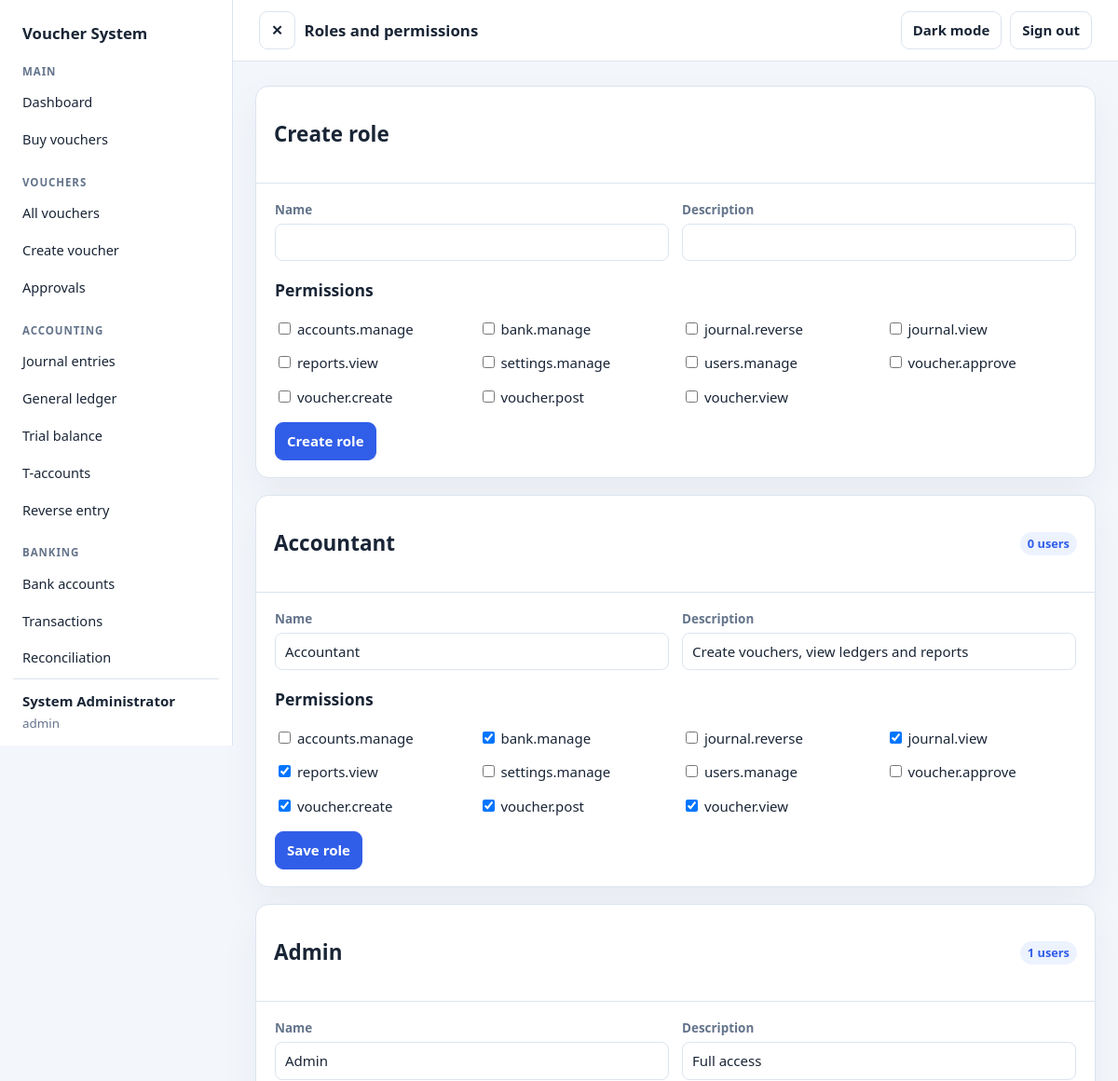
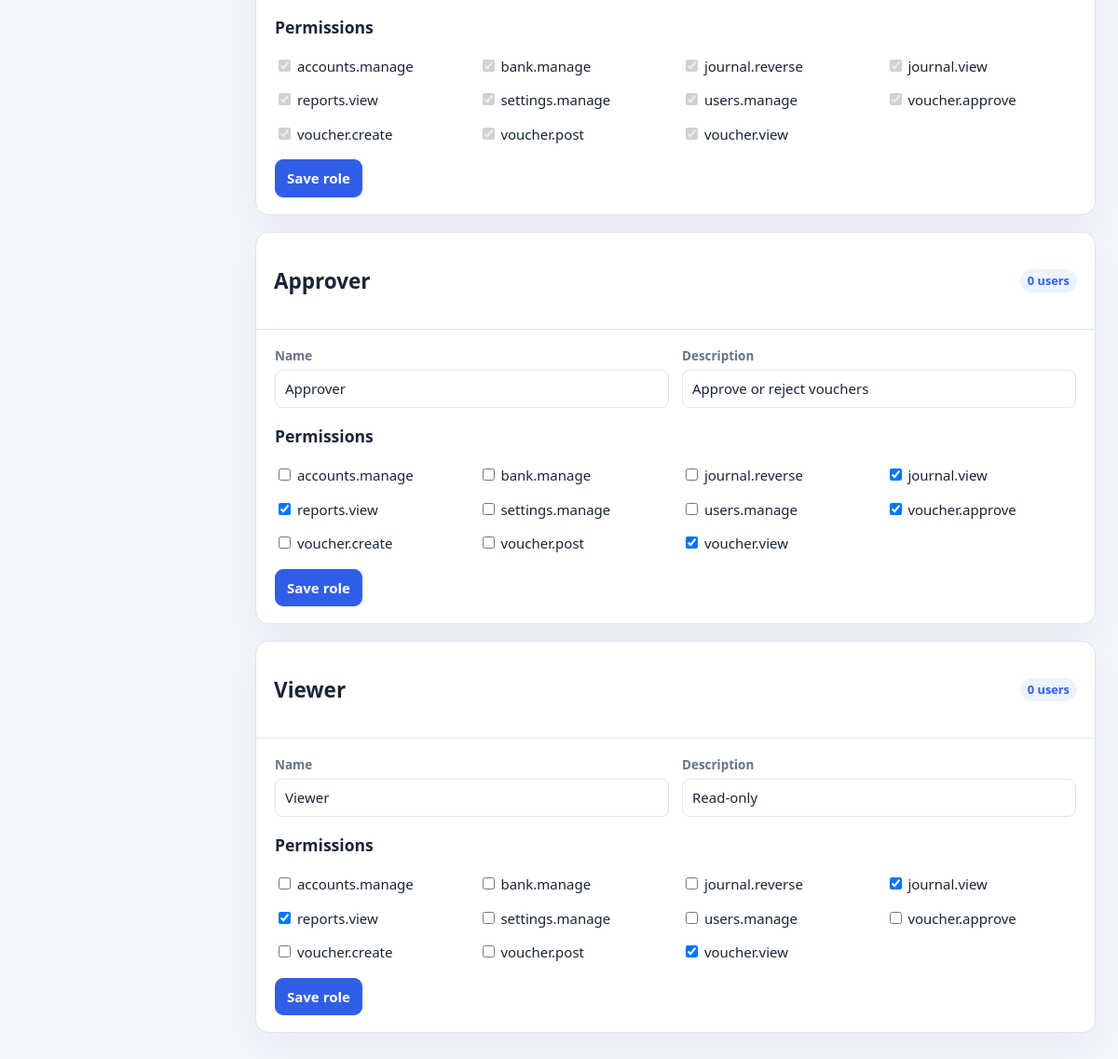
Screenshot of /admin/users/roles.php (signed in) with the database file from the repository (2 pictures, top to bottom).
### tables this page shows
CREATE TABLE users (
  id INT UNSIGNED AUTO_INCREMENT PRIMARY KEY,
  role_id INT UNSIGNED NOT NULL,
  username VARCHAR(50) NOT NULL UNIQUE,
  full_name VARCHAR(100) NOT NULL,
  email VARCHAR(120) NULL,
  password_hash VARCHAR(255) NOT NULL,
  is_active TINYINT(1) NOT NULL DEFAULT 1,
  last_login DATETIME NULL,
  created_at TIMESTAMP NOT NULL DEFAULT CURRENT_TIMESTAMP,
  FOREIGN KEY (role_id) REFERENCES roles(id)
);

CREATE TABLE permissions (
  id INT UNSIGNED AUTO_INCREMENT PRIMARY KEY,
  code VARCHAR(60) NOT NULL UNIQUE,
  description VARCHAR(255) NULL
);

CREATE TABLE roles (
  id INT UNSIGNED AUTO_INCREMENT PRIMARY KEY,
  name VARCHAR(50) NOT NULL UNIQUE,
  description VARCHAR(255) NULL
);

### config/functions.php (called while the page is built, shortened)
<?php
require_once __DIR__ . '/database.php';
function app_base_path(): string
{
    $scriptName = $_SERVER['SCRIPT_NAME'] ?? '';
    $scriptPath = parse_url(str_replace('\\', '/', $scriptName), PHP_URL_PATH);
    $lastSlash = strrpos($scriptPath, '/');
    $directory = $lastSlash === false ? '' : substr($scriptPath, 0, $lastSlash);
    $segments = explode('/', trim($directory, '/'));
    $baseSegments = [];
    return $baseSegments ? '/' . implode('/', $baseSegments) : '';
}
function app_url(string $path = ''): string
{
    $basePath = app_base_path();
    $path = ltrim($path, '/');
    return $basePath . '/' . $path;
}
function e($value): string
{
    return htmlspecialchars((string) $value, ENT_QUOTES | ENT_SUBSTITUTE, 'UTF-8');
}

### config/database.php (called while the page is built, shortened)
<?php
function db(): PDO
{
    static $connection = null;
    if ($connection instanceof PDO) {
        return $connection;
    }
    $host = (string) app_config_value('DB_HOST', '127.0.0.1');
    $database = (string) app_config_value('DB_NAME', 'voucher_system_app');
    $portValue = app_config_value('DB_PORT');
    $port = $portValue === false || $portValue === null || $portValue === ''
        ? 3306
        : filter_var($portValue, FILTER_VALIDATE_INT, ['options' => ['min_range' => 1, 'max_range' => 65535]]);
    $usernameValue = app_config_value('DB_USER');
    $passwordValue = app_config_value('DB_PASS');
    $username = is_string($usernameValue) ? $usernameValue : '';
    $password = is_string($passwordValue) ? $passwordValue : '';
    if ($username === false || $username === '') {
        if ($host === '127.0.0.1' || $host === 'localhost') {
            $username = 'root';
        } else {
            throw new RuntimeException('The DB_USER environment variable is required for remote database hosts.');
        }
    }
    $dsn = sprintf('mysql:host=%s;port=%d;dbname=%s;charset=utf8mb4', $host, $port, $database);
    $options = [
        PDO::ATTR_ERRMODE => PDO::ERRMODE_EXCEPTION,
        PDO::ATTR_DEFAULT_FETCH_MODE => PDO::FETCH_ASSOC,
        PDO::ATTR_EMULATE_PREPARES => false,
    ];
    $connection = new PDO($dsn, $username, $password === false ? '' : $password, $options);
    return $connection;
}

### admin/users/roles.php (the view, shortened to what this page needs)
<?php
$connection = db();
$permissions = $connection->query('SELECT id, code, description FROM permissions ORDER BY code')->fetchAll();
$roles = $connection->query(
    'SELECT r.id, r.name, r.description, COUNT(DISTINCT u.id) AS user_count
     FROM roles r
     LEFT JOIN users u ON u.role_id = r.id
     GROUP BY r.id, r.name, r.description
     ORDER BY r.name'
)->fetchAll();
$rolePermissions = [];
$rolePermissionStatement = $connection->query(
    'SELECT rp.role_id, rp.permission_id
     FROM role_permissions rp
     ORDER BY rp.role_id, rp.permission_id'
);
foreach ($rolePermissionStatement->fetchAll() as $row) {
    $rolePermissions[(int) $row['role_id']][] = (int) $row['permission_id'];
}
require __DIR__ . '/../../includes/header.php';
require __DIR__ . '/../../includes/sidebar.php';
require __DIR__ . '/../../includes/navbar.php';
?>
<section class="app-card">
    <div class="app-card-header"><h2>Create role</h2></div>
    <div class="app-card-body">
        <form method="post">
            <div class="app-form">
                <div><label for="new-name">Name</label><input id="new-name" name="name" maxlength="50" required></div>
                <div><label for="new-description">Description</label><input id="new-description" name="description" maxlength="255"></div>
            </div>
            <h3>Permissions</h3>
            <div class="app-grid"><?php foreach ($permissions as $permission): ?><label><input type="checkbox" name="permission_ids[]" value="<?= (int) $permission['id'] ?>"> <?= e($permission['code']) ?></label><?php endforeach; ?></div>
            <div class="app-actions"><button class="app-button app-button-primary" type="submit">Create role</button></div>
        </form>
    </div>
</section>
<?php foreach ($roles as $role): ?>
    <section class="app-card">
        <div class="app-card-header"><h2><?= e($role['name']) ?></h2><span class="app-badge"><?= (int) $role['user_count'] ?> users</span></div>
        <div class="app-card-body">
            <form method="post">
                <div class="app-form">
                    <div><label for="role-name-<?= (int) $role['id'] ?>">Name</label><input id="role-name-<?= (int) $role['id'] ?>" name="name" maxlength="50" value="<?= e($role['name']) ?>" required></div>
                    <div><label for="role-description-<?= (int) $role['id'] ?>">Description</label><input id="role-description-<?= (int) $role['id'] ?>" name="description" maxlength="255" value="<?= e($role['description'] ?? '') ?>"></div>
                </div>
                <h3>Permissions</h3>
                <div class="app-grid">
                    <?php foreach ($permissions as $permission): ?>
                        <?php $checked = in_array((int) $permission['id'], $rolePermissions[(int) $role['id']] ?? [], true); ?>
                        <label title="<?= e($permission['description'] ?? '') ?>">
                            <input type="checkbox" name="permission_ids[]" value="<?= (int) $permission['id'] ?>" <?= $checked ? 'checked' : '' ?>
                                <?= $role['name'] === 'Admin' ? 'disabled' : '' ?>>
                            <?= e($permission['code']) ?>
                        </label>
                    <?php endforeach; ?>
                </div>
                <div class="app-actions"><button class="app-button app-button-primary" type="submit">Save role</button></div>
            </form>
        </div>
    </section>
<?php endforeach; ?>
<?php require __DIR__ . '/../../includes/footer.php'; ?>

### includes/sidebar.php (shortened to what this page needs)
<?php
$sidebarStatement = db()->prepare(
    'SELECT u.full_name, u.username, p.code AS permission_code
     FROM users u
     LEFT JOIN role_permissions rp ON rp.role_id = u.role_id
     LEFT JOIN permissions p ON p.id = rp.permission_id
     WHERE u.id = :user_id AND u.is_active = 1'
);
$sidebarStatement->execute(['user_id' => (int) $_SESSION['user_id']]);
$sidebarRows = $sidebarStatement->fetchAll();
$sidebarUser = $sidebarRows[0];
$sidebarPermissions = [];
foreach ($sidebarRows as $sidebarRow) {
    if ($sidebarRow['permission_code'] !== null) {
        $sidebarPermissions[$sidebarRow['permission_code']] = true;
    }
}
$sidebarCurrentPath = parse_url($_SERVER['REQUEST_URI'] ?? '', PHP_URL_PATH);
?>
<aside class="app-sidebar" aria-label="Primary navigation">
    <a class="app-sidebar-brand" href="<?= e(app_url('admin/dashboard.php')) ?>">Voucher System</a>
    <nav class="app-sidebar-nav">
        <?php foreach ($sidebarSections as $section): ?>
            <?php
            $visibleItems = array_filter($section['items'], static function (array $item) use ($sidebarPermissions): bool {
                return $item['permission'] === null || isset($sidebarPermissions[$item['permission']]);
            });
            ?>
            <?php if ($visibleItems): ?>
                <section class="app-sidebar-section">
                    <h2><?= e($section['title']) ?></h2>
                    <?php foreach ($visibleItems as $item): ?>
                        <?php
                        $itemUrl = app_url($item['path']);
                        $itemPath = parse_url($itemUrl, PHP_URL_PATH);
                        $isCurrent = $sidebarCurrentPath === $itemPath;
                        ?>
                        <a class="app-sidebar-link<?= $isCurrent ? ' is-active' : '' ?>"
                           href="<?= e($itemUrl) ?>"<?= $isCurrent ? ' aria-current="page"' : '' ?>
                           title="<?= e($item['label']) ?>">
                            <?= e($item['label']) ?>
                        </a>
                    <?php endforeach; ?>
                </section>
            <?php endif; ?>
        <?php endforeach; ?>
    </nav>
    <div class="app-sidebar-user">
        <strong><?= e($sidebarUser['full_name']) ?></strong>
        <span><?= e($sidebarUser['username']) ?></span>
    </div>
</aside>

### assets/css/app.css (style rules this page uses)
:root { color-scheme: light; --app-page: #f3f6fb; --app-surface: #fff; --app-surface-muted: #f7f9fc; --app-text: #192536; --app-muted: #64748b; --app-border: #dce4ef; --app-accent: #315ee8; --app-accent-soft: #edf2ff; --app-danger: #a52b24; --app-danger-soft: #fff1f0; --app-shadow: 0 16px 40px #12213a0d; }
* { box-sizing: border-box; }
body { margin: 0; background: var(--app-page); color: var(--app-text); font: 15px/1.5 system-ui, -apple-system, "Segoe UI", sans-serif; }
a { color: var(--app-accent); text-decoration: none; }
button, input, select, textarea { font: inherit; }
.app-sidebar { position: sticky; top: 0; display: flex; flex: 0 0 250px; flex-direction: column; width: 250px; height: 100vh; padding: 18px 14px 14px; border-right: 1px solid var(--app-border); background: var(--app-surface); transition: flex-basis .2s ease, width .2s ease, padding .2s ease; }
.app-sidebar-brand { display: block; padding: 5px 10px 20px; color: var(--app-text); font-size: 1.05rem; font-weight: 800; }
.app-sidebar-nav { flex: 1; overflow-y: auto; }
.app-sidebar-section { margin: 0 0 18px; }
.app-sidebar-section h2 { margin: 0 0 6px; padding: 0 10px; color: var(--app-muted); font-size: .72rem; font-weight: 750; letter-spacing: .08em; text-transform: uppercase; }
.app-sidebar-link { display: block; margin: 2px 0; padding: 8px 10px; border-radius: 8px; color: var(--app-text); font-size: .91rem; }
.app-sidebar-user { display: grid; gap: 2px; padding: 12px 10px 0; border-top: 1px solid var(--app-border); overflow-wrap: anywhere; }
.app-sidebar-user span { color: var(--app-muted); font-size: .84rem; }
.app-button { display: inline-flex; min-height: 38px; align-items: center; justify-content: center; padding: 8px 12px; border: 1px solid var(--app-border); border-radius: 9px; background: var(--app-surface); color: var(--app-text); font-weight: 650; cursor: pointer; }
.app-card { margin-bottom: 18px; overflow: hidden; border: 1px solid var(--app-border); border-radius: 14px; background: var(--app-surface); box-shadow: var(--app-shadow); }
.app-card-header { display: flex; align-items: center; justify-content: space-between; gap: 12px; padding: 16px 19px; border-bottom: 1px solid var(--app-border); }
.app-card-body { padding: 18px 20px; }
.app-grid { display: grid; grid-template-columns: repeat(auto-fit, minmax(190px, 1fr)); gap: 14px; }
.app-form { display: grid; grid-template-columns: repeat(auto-fit, minmax(210px, 1fr)); gap: 14px; }
.app-form label { display: block; margin-bottom: 5px; color: var(--app-muted); font-size: .84rem; font-weight: 650; }
.app-form input, .app-form select, .app-form textarea { width: 100%; min-height: 40px; padding: 8px 10px; border: 1px solid var(--app-border); border-radius: 8px; background: var(--app-surface); color: var(--app-text); }
.app-actions { display: flex; flex-wrap: wrap; align-items: center; gap: 9px; margin-top: 16px; }
.app-button-primary { border-color: var(--app-accent); background: var(--app-accent); color: #fff; }
.app-badge { display: inline-flex; padding: 3px 8px; border-radius: 999px; background: var(--app-accent-soft); color: var(--app-accent); font-size: .8rem; font-weight: 700; }

### rows the page displays
users: full_name "System Administrator", username "admin"
permissions: code "accounts.manage"
permissions: code "bank.manage"
permissions: code "journal.reverse"
permissions: code "journal.view"
permissions: code "reports.view"
permissions: code "settings.manage"
permissions: code "users.manage"
permissions: code "voucher.approve"
permissions: code "voucher.create"
permissions: code "voucher.post"
permissions: code "voucher.view"
roles: name "Accountant", user_count "0", description "Create vouchers, view ledgers and reports", name "☑"
roles: name "Admin", user_count "1", description "Full access", name "☑"
roles: name "Approver", user_count "0", description "Approve or reject vouchers", name "☑"
roles: name "Viewer", user_count "0", description "Read-only", name "☑"

### other values shown
$section['title'] "MAIN"
$item['label'] "Dashboard"
$item['label'] "Buy vouchers"
$section['title'] "VOUCHERS"
$item['label'] "All vouchers"
$item['label'] "Create voucher"
$item['label'] "Approvals"
$section['title'] "ACCOUNTING"
$item['label'] "Journal entries"
$item['label'] "General ledger"
$item['label'] "Trial balance"
$item['label'] "T-accounts"
$item['label'] "Reverse entry"
$section['title'] "BANKING"
$item['label'] "Bank accounts"
